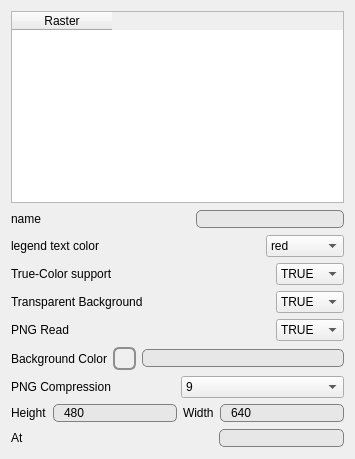
             <widget class="QWidget" name="tab_6">
              <attribute name="title">
               <string>I/O</string>
              </attribute>
              <layout class="QVBoxLayout" name="verticalLayout_8">
               <item>
                <layout class="QHBoxLayout" name="horizontalLayout_6">
                 <item>
                  <widget class="QTableWidget" name="data">
                   <column>
                    <property name="text">
                     <string>Raster</string>
                    </property>
                    <property name="icon">
                     <iconset>
                      <normaloff>:/icons/element-cell.gif</normaloff>:/icons/element-cell.gif</iconset>
                    </property>
                   </column>
                  </widget>
                 </item>
                </layout>
               </item>
               <item>
                <layout class="QHBoxLayout" name="horizontalLayout_2">
                 <item>
                  <widget class="QLabel" name="label_3">
                   <property name="text">
                    <string>name</string>
                   </property>
                  </widget>
                 </item>
                 <item>
                  <spacer name="horizontalSpacer_7">
                   <property name="orientation">
                    <enum>Qt::Horizontal</enum>
                   </property>
                   <property name="sizeHint" stdset="0">
                    <size>
                     <width>40</width>
                     <height>20</height>
                    </size>
                   </property>
                  </spacer>
                 </item>
                 <item>
                  <widget class="QLineEdit" name="legendname">
                   <property name="styleSheet">
                    <string notr="true">QLineEdit {
     border: 1px solid gray;
     border-radius: 5px;
     padding: 0 8px;
     background: rgb(231, 231, 231);
 }</string>
                   </property>
                  </widget>
                 </item>
                </layout>
               </item>
               <item>
                <layout class="QVBoxLayout" name="verticalLayout_12">
                 <item>
                  <layout class="QHBoxLayout" name="horizontalLayout_4">
                   <item>
                    <widget class="QLabel" name="label">
                     <property name="text">
                      <string>legend text color</string>
                     </property>
                    </widget>
                   </item>
                   <item>
                    <spacer name="horizontalSpacer_4">
                     <property name="orientation">
                      <enum>Qt::Horizontal</enum>
                     </property>
                     <property name="sizeHint" stdset="0">
                      <size>
                       <width>40</width>
                       <height>20</height>
                      </size>
                     </property>
                    </spacer>
                   </item>
                   <item>
                    <widget class="QComboBox" name="textlegendcolor">
                     <property name="currentIndex">
                      <number>1</number>
                     </property>
                     <item>
                      <property name="text">
                       <string/>
                      </property>
                     </item>
                     <item>
                      <property name="text">
                       <string>red</string>
                      </property>
                     </item>
                     <item>
                      <property name="text">
                       <string>orange</string>
                      </property>
                     </item>
                     <item>
                      <property name="text">
                       <string>yellow</string>
                      </property>
                     </item>
                     <item>
                      <property name="text">
                       <string>green</string>
                      </property>
                     </item>
                     <item>
                      <property name="text">
                       <string>blue</string>
                      </property>
                     </item>
                     <item>
                      <property name="text">
                       <string>indigo</string>
                      </property>
                     </item>
                     <item>
                      <property name="text">
                       <string>violet</string>
                      </property>
                     </item>
                     <item>
                      <property name="text">
                       <string>white</string>
                      </property>
                     </item>
                     <item>
                      <property name="text">
                       <string>black</string>
                      </property>
                     </item>
                     <item>
                      <property name="text">
                       <string>gray</string>
                      </property>
                     </item>
                     <item>
                      <property name="text">
                       <string>brown</string>
                      </property>
                     </item>
                     <item>
                      <property name="text">
                       <string>magenta</string>
                      </property>
                     </item>
                     <item>
                      <property name="text">
                       <string>aqua</string>
                      </property>
                     </item>
                     <item>
                      <property name="text">
                       <string>grey</string>
                      </property>
                     </item>
                     <item>
                      <property name="text">
                       <string>cyan</string>
                      </property>
                     </item>
                     <item>
                      <property name="text">
                       <string>purple</string>
                      </property>
                     </item>
                    </widget>
                   </item>
                  </layout>
                 </item>
                 <item>
                  <layout class="QHBoxLayout" name="horizontalLayout_3">
                   <item>
                    <widget class="QLabel" name="label_4">
                     <property name="text">
                      <string>True-Color support</string>
                     </property>
                    </widget>
                   </item>
                   <item>
                    <spacer name="horizontalSpacer_8">
                     <property name="orientation">
                      <enum>Qt::Horizontal</enum>
                     </property>
                     <property name="sizeHint" stdset="0">
                      <size>
                       <width>40</width>
                       <height>20</height>
                      </size>
                     </property>
                    </spacer>
                   </item>
                   <item>
                    <widget class="QComboBox" name="TrueColor">
                     <property name="currentIndex">
                      <number>1</number>
                     </property>
                     <item>
                      <property name="text">
                       <string/>
                      </property>
                     </item>
                     <item>
                      <property name="text">
                       <string>TRUE</string>
                      </property>
                     </item>
                     <item>
                      <property name="text">
                       <string>FALSE</string>
                      </property>
                     </item>
                    </widget>
                   </item>
                  </layout>
                 </item>
                 <item>
                  <layout class="QHBoxLayout" name="horizontalLayout_14">
                   <item>
                    <widget class="QLabel" name="label_5">
                     <property name="text">
                      <string>Transparent Background</string>
                     </property>
                    </widget>
                   </item>
                   <item>
                    <spacer name="horizontalSpacer_9">
                     <property name="orientation">
                      <enum>Qt::Horizontal</enum>
                     </property>
                     <property name="sizeHint" stdset="0">
                      <size>
                       <width>40</width>
                       <height>20</height>
                      </size>
                     </property>
                    </spacer>
                   </item>
                   <item>
                    <widget class="QComboBox" name="AlphaBkg">
                     <property name="currentIndex">
                      <number>1</number>
                     </property>
                     <item>
                      <property name="text">
                       <string/>
                      </property>
                     </item>
                     <item>
                      <property name="text">
                       <string>TRUE</string>
                      </property>
                     </item>
                     <item>
                      <property name="text">
                       <string>FALSE</string>
                      </property>
                     </item>
                    </widget>
                   </item>
                  </layout>
                 </item>
                 <item>
                  <layout class="QHBoxLayout" name="horizontalLayout_15">
                   <item>
                    <widget class="QLabel" name="label_6">
                     <property name="enabled">
                      <bool>true</bool>
                     </property>
                     <property name="text">
                      <string>PNG Read</string>
                     </property>
                    </widget>
                   </item>
                   <item>
                    <spacer name="horizontalSpacer_10">
                     <property name="orientation">
                      <enum>Qt::Horizontal</enum>
                     </property>
                     <property name="sizeHint" stdset="0">
                      <size>
                       <width>40</width>
                       <height>20</height>
                      </size>
                     </property>
                    </spacer>
                   </item>
                   <item>
                    <widget class="QComboBox" name="PngRead">
                     <property name="enabled">
                      <bool>true</bool>
                     </property>
                     <property name="currentIndex">
                      <number>2</number>
                     </property>
                     <item>
                      <property name="text">
                       <string/>
                      </property>
                     </item>
                     <item>
                      <property name="text">
                       <string>FALSE</string>
                      </property>
                     </item>
                     <item>
                      <property name="text">
                       <string>TRUE</string>
                      </property>
                     </item>
                    </widget>
                   </item>
                  </layout>
                 </item>
                </layout>
               </item>
               <item>
                <layout class="QHBoxLayout" name="horizontalLayout_16">
                 <item>
                  <widget class="QLabel" name="label_7">
                   <property name="text">
                    <string>Background Color</string>
                   </property>
                  </widget>
                 </item>
                 <item>
                  <widget class="QToolButton" name="kmlbkgcolor">
                   <property name="styleSheet">
                    <string notr="true"> QToolButton { /* all types of tool button */
     border: 2px solid #8f8f91;
     border-radius: 6px;
     background-color: qlineargradient(x1: 0, y1: 0, x2: 0, y2: 1,
                                       stop: 0 #f6f7fa, stop: 1 #dadbde);
 }

 QToolButton[popupMode=&quot;1&quot;] { /* only for MenuButtonPopup */
     padding-right: 20px; /* make way for the popup button */
 }

 QToolButton:pressed {
     background-color: qlineargradient(x1: 0, y1: 0, x2: 0, y2: 1,
                                       stop: 0 #dadbde, stop: 1 #f6f7fa);
 }

 QToolButton:checked {
     background-color: qlineargradient(x1: 0, y1: 0, x2: 0, y2: 1,
                                       stop: 0 white, stop: 1 blue);
 }

 /* the subcontrols below are used only in the MenuButtonPopup mode */
 QToolButton::menu-button {
     border: 2px solid gray;
     border-top-right-radius: 6px;
     border-bottom-right-radius: 6px;
     /* 16px width + 4px for border = 20px allocated above */
     width: 16px;
 }

 QToolButton::menu-arrow {
     image: url(downarrow.png);
 }

 QToolButton::menu-arrow:open {
     top: 1px; left: 1px; /* shift it a bit */
 }</string>
                   </property>
                   <property name="text">
                    <string/>
                   </property>
                  </widget>
                 </item>
                 <item>
                  <widget class="QLineEdit" name="bkgcolor">
                   <property name="styleSheet">
                    <string notr="true">QLineEdit {
     border: 1px solid gray;
     border-radius: 5px;
     padding: 0 8px;
     background: rgb(231, 231, 231);
 }</string>
                   </property>
                   <property name="readOnly">
                    <bool>true</bool>
                   </property>
                  </widget>
                 </item>
                </layout>
               </item>
               <item>
                <layout class="QHBoxLayout" name="horizontalLayout_17">
                 <item>
                  <widget class="QLabel" name="label_8">
                   <property name="text">
                    <string>PNG Compression</string>
                   </property>
                  </widget>
                 </item>
                 <item>
                  <widget class="QComboBox" name="PngKomp">
                   <property name="currentIndex">
                    <number>9</number>
                   </property>
                   <item>
                    <property name="text">
                     <string/>
                    </property>
                   </item>
                   <item>
                    <property name="text">
                     <string>1</string>
                    </property>
                   </item>
                   <item>
                    <property name="text">
                     <string>2</string>
                    </property>
                   </item>
                   <item>
                    <property name="text">
                     <string>3</string>
                    </property>
                   </item>
                   <item>
                    <property name="text">
                     <string>4</string>
                    </property>
                   </item>
                   <item>
                    <property name="text">
                     <string>5</string>
                    </property>
                   </item>
                   <item>
                    <property name="text">
                     <string>6</string>
                    </property>
                   </item>
                   <item>
                    <property name="text">
                     <string>7</string>
                    </property>
                   </item>
                   <item>
                    <property name="text">
                     <string>8</string>
                    </property>
                   </item>
                   <item>
                    <property name="text">
                     <string>9</string>
                    </property>
                   </item>
                  </widget>
                 </item>
                </layout>
               </item>
               <item>
                <layout class="QHBoxLayout" name="horizontalLayout_18">
                 <item>
                  <widget class="QLabel" name="label_10">
                   <property name="text">
                    <string>Height</string>
                   </property>
                  </widget>
                 </item>
                 <item>
                  <widget class="QLineEdit" name="height">
                   <property name="styleSheet">
                    <string notr="true">QLineEdit {
     border: 1px solid gray;
     border-radius: 5px;
     padding: 0 8px;
     background: rgb(231, 231, 231);
 }</string>
                   </property>
                   <property name="text">
                    <string>480</string>
                   </property>
                  </widget>
                 </item>
                 <item>
                  <widget class="QLabel" name="label_9">
                   <property name="text">
                    <string>Width</string>
                   </property>
                  </widget>
                 </item>
                 <item>
                  <widget class="QLineEdit" name="width">
                   <property name="styleSheet">
                    <string notr="true">QLineEdit {
     border: 1px solid gray;
     border-radius: 5px;
     padding: 0 8px;
     background: rgb(231, 231, 231);
 }</string>
                   </property>
                   <property name="text">
                    <string>640</string>
                   </property>
                  </widget>
                 </item>
                </layout>
               </item>
               <item>
                <layout class="QHBoxLayout" name="horizontalLayout_22">
                 <item>
                  <widget class="QLabel" name="label_12">
                   <property name="text">
                    <string>At</string>
                   </property>
                  </widget>
                 </item>
                 <item>
                  <spacer name="horizontalSpacer_13">
                   <property name="orientation">
                    <enum>Qt::Horizontal</enum>
                   </property>
                   <property name="sizeHint" stdset="0">
                    <size>
                     <width>40</width>
                     <height>20</height>
                    </size>
                   </property>
                  </spacer>
                 </item>
                 <item>
                  <widget class="QLineEdit" name="lineEdit_5">
                   <property name="enabled">
                    <bool>false</bool>
                   </property>
                   <property name="minimumSize">
                    <size>
                     <width>125</width>
                     <height>0</height>
                    </size>
                   </property>
                   <property name="maximumSize">
                    <size>
                     <width>125</width>
                     <height>16777215</height>
                    </size>
                   </property>
                   <property name="styleSheet">
                    <string notr="true">QLineEdit {
     border: 1px solid gray;
     border-radius: 5px;
     padding: 0 8px;
     background: rgb(231, 231, 231);
 }</string>
                   </property>
                  </widget>
                 </item>
                </layout>
               </item>
              </layout>
             </widget>
